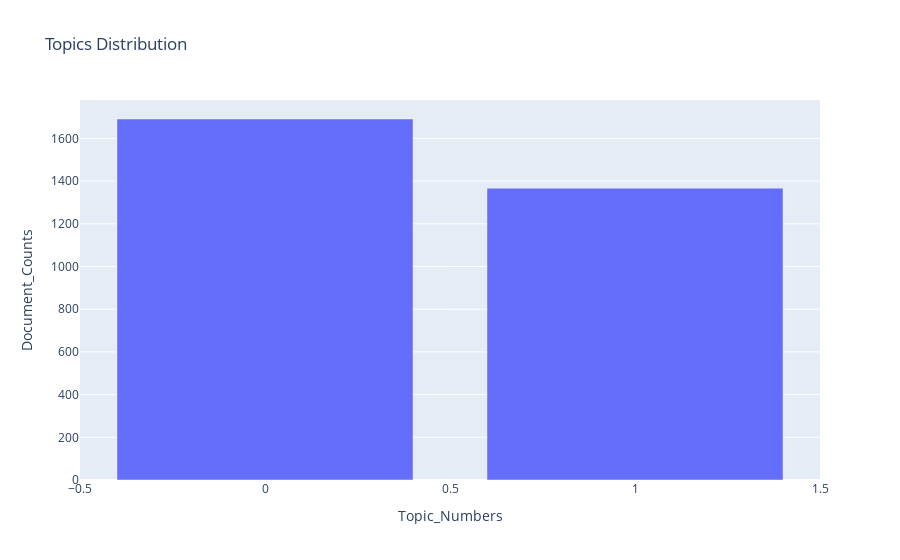

Write notebook code for a chart like this one.
### Markdown cell above
Topics that can be inferred are:

1. Topic Number: 0
   - Probable topic title:  Products and Services Annoucements
   - Key terms: 'join, card_verification, payments, payment, heres_perfect, solutions, thanks, screenshot, plutus_smart, value_join'
<br>
1. Topic Number: 1
   - Probable topic title: Customer Perception
   - Key terms: 'team, team_touch, service, business, new, thanks, card, company, machine, customer'

Topic 0 is a general discussion about the company but does not provide any specific relevant information.

### Code cell
pre_dist, fig = processor.plot_topic_distribution(pre_df_topic_sents_keywords)
fig.show()

### Figure 1 — Plotly figure (JSON) as saved in the notebook; plotly's stock layout.template omitted (floating-point values rounded to 4 significant figures)
{"data": [{"alignmentgroup": "True", "hovertemplate": "Topic_Numbers=%{x}<br>Document_Counts=%{y}<extra></extra>", "legendgroup": "", "marker": {"color": "#636efa", "pattern": {"shape": ""}}, "name": "", "offsetgroup": "", "orientation": "v", "showlegend": false, "textposition": "auto", "type": "bar", "x": [0, 1], "xaxis": "x", "y": [1691, 1367], "yaxis": "y"}], "layout": {"barmode": "relative", "legend": {"tracegroupgap": 0}, "title": {"text": "Topics Distribution"}, "xaxis": {"anchor": "y", "domain": [0, 1], "title": {"text": "Topic_Numbers"}}, "yaxis": {"anchor": "x", "domain": [0, 1], "title": {"text": "Document_Counts"}}}}
